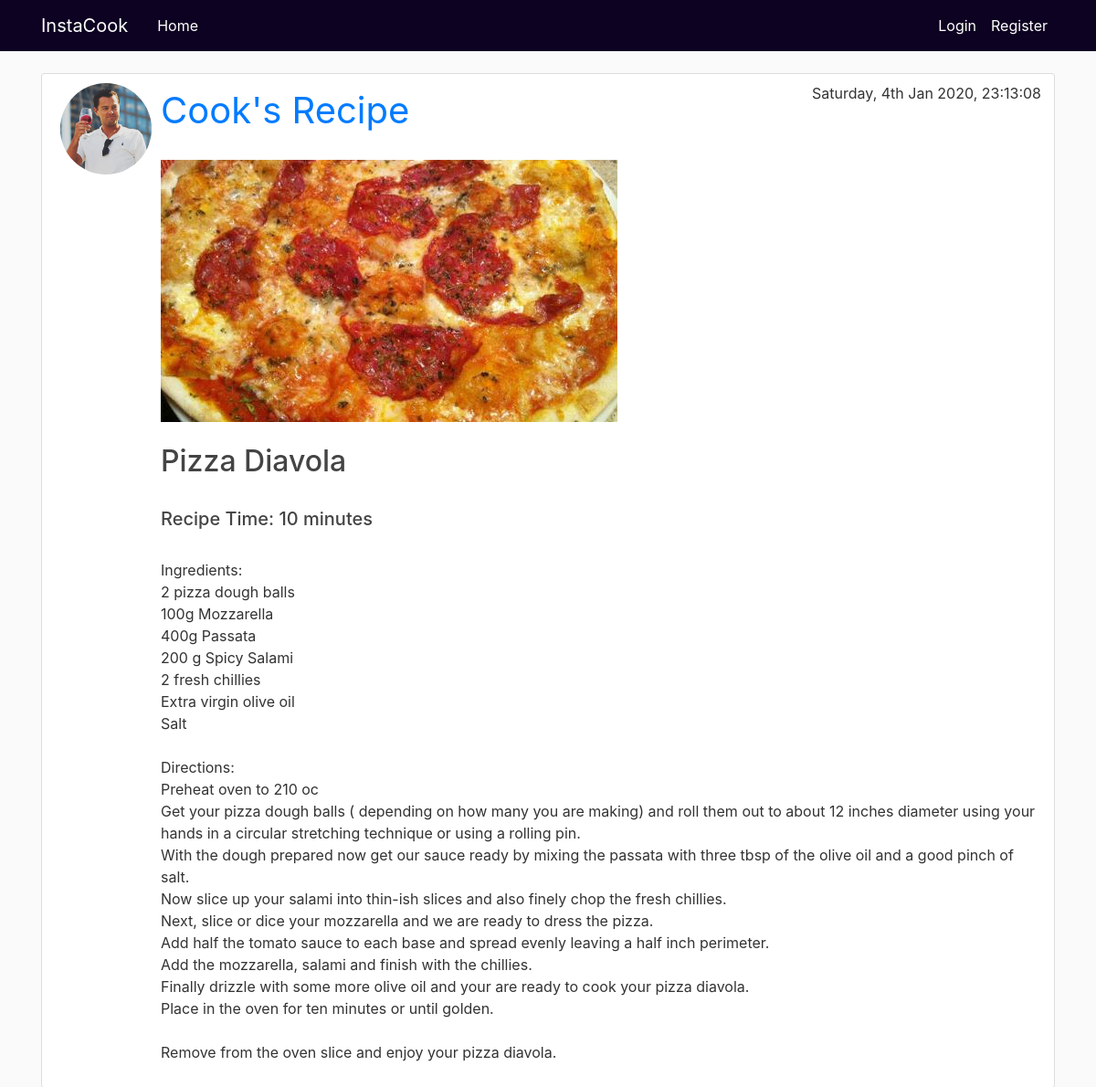
The app's page /post/14/ with its own data.
### recipes/models.py (models this page shows, shortened)
class Post(models.Model):
    title = models.CharField(max_length = 200)
    content = models.TextField()
    time = models.PositiveIntegerField(default = 0)
    date_posted = models.DateTimeField(default = timezone.now)
    author = models.ForeignKey(User, on_delete = models.CASCADE)
    image = models.ImageField(default = 'default.jpg', upload_to= 'recipe_pics')

### users/models.py (models this page shows, shortened)
class Profile(models.Model):
    user = models.OneToOneField(User, on_delete= models.CASCADE)
    image = models.ImageField(default = 'default.jpg', upload_to= 'profile_pics')

### recipes/views.py (the view)
# urls.py: path('post/<int:pk>/', PostDetailView.as_view(), name ='post-detail'),
class PostDetailView(DetailView):
    model = Post

### recipes/templates/recipes/post_detail.html (shortened to what this page needs)
{% extends "recipes/base.html" %}
{% block content %}
<article class="media content-section">
    <img class ="rounded-circle article-img" id = "profile-post-user-image" src ="{{ object.author.profile.image.url}}">
    <div class="media-body">
            <a id="post-profile-name" href="{% url 'user-posts' object.author.username %}">{{ object.author }}'s Recipe </a>
            <p id ="profile-post-date">{{ object.date_posted|date:"l, jS M Y," }} {{ object.date_posted|time:"H:i:s" }}</p>
            <br>
            <br>
            <div>
                <img src ="{{ object.image.url}}">
            </div>
            <br>
        <h2 class="article-title" >{{ object.title }}</h2>
        <br>
        <h5 class="article-content">Recipe Time: {{ object.time }} minutes</h5>
        <br>
        <p class="article-content">{{ object.content }}</p>
    </div>
</article>
{% endblock content %}

### recipes/static/recipes/main.css (style rules this page uses)
body { background: #fafafa; color: #333333; margin-top: 5rem; }
h1, h2, h3, h4, h5, h6 { color: #444444; }
.content-section { background: #ffffff; padding: 10px 20px; border: 1px solid #dddddd; border-radius: 3px; margin-bottom: 20px; }
.article-title { color: #444444; }
.article-content { white-space: pre-line; }
.article-img { height: 40px; width: 40px; margin-right: 10px; }
#profile-post-date { position:absolute; top: 10px; right: 30px; }
#profile-post-user-image { width: 100px; height: 100px; }
#post-profile-name { font-style: bold; font-size: 40px; }

### records on screen
Post: author.profile.image (picture), author "Cook", date_posted "Saturday, 4th Jan 2020,", date_posted "23:13:08", image (picture), title "Pizza Diavola", time "10", content "Ingredients: 2 pizza dough balls 100g Mozzarella 400g Passata 200 g Spicy Salami 2 fresh chillies Extra virgin olive oil Salt Directions: Preheat oven to 210 oc Get your pizza dough balls ( depending on how many you are making) and roll them out to about 12 inches diameter using your hands in a circular stretching technique or using a rolling pin. With the dough prepared now get our sauce ready by mixing the passata with three tbsp of the olive oil and a good pinch of salt. Now slice up your salami into thin-ish slices and also finely chop the fresh chillies. Next, slice or dice your mozzarella and we are ready to dress the pizza. Add half the tomato sauce to each base and spread evenly…"
